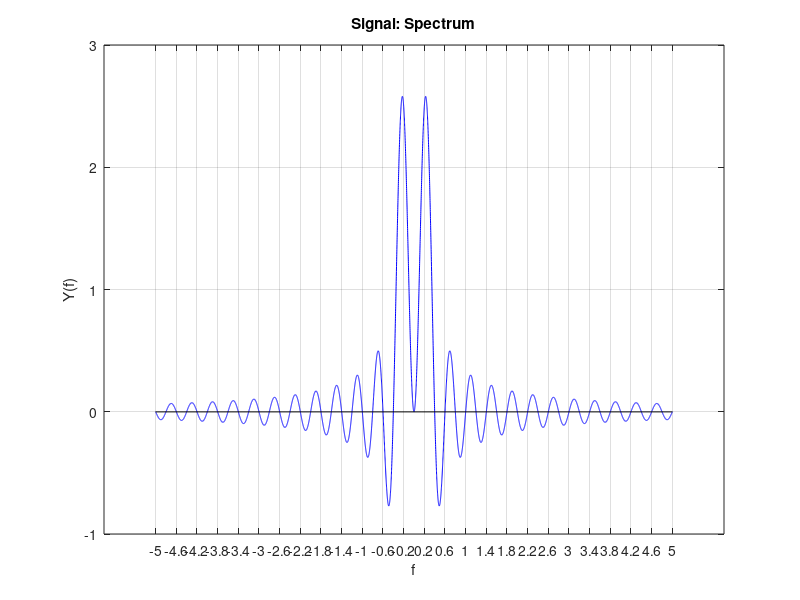

Source code (MATLAB):
n = 10000;
T_0 = 5;
f_0 = 1 / T_0;
f = linspace(-5, 5, n);
Y = 0.5 * T_0 * (sinc(f * T_0 - 1) + sinc(f * T_0 + 1));

figure; plot(f, Y, "b-");
hold on; plot(f, zeros(1, n), "k-", "LineWidth", 1); hold off;
xlabel("f"); xticks(-5:(2 * f_0):5); ylabel("Y(f)");
title("Signal: Spectrum"); grid on;
